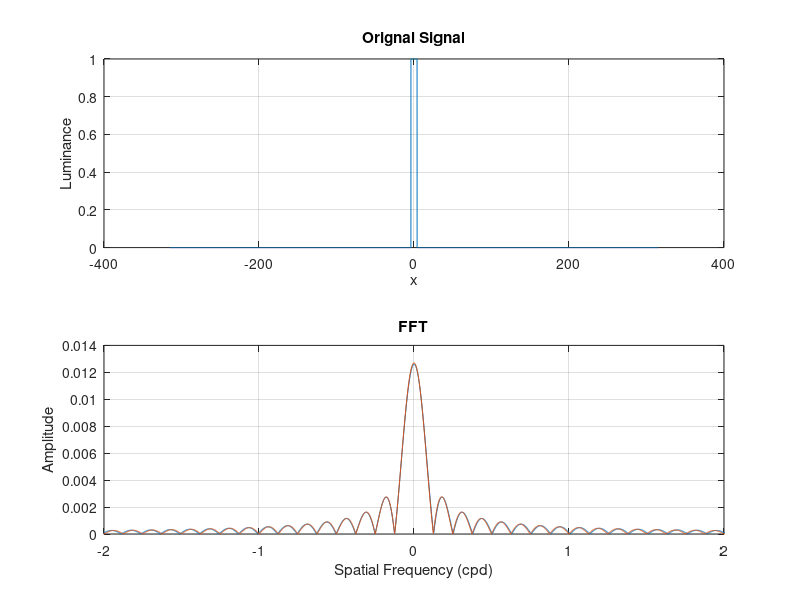

MATLAB code for this plot:
% 参数设置
w = 630; % 信号宽度
r = 4;  % 方波信号的半宽度
a = 1;  % 方波信号的幅度
N = 10000; % 采样点数量

disc_F = @(radius, rho, A, w) (2*A/w)*radius.*sinc(2*rho.*radius);
% disc_F_2 = @(radius, rho, A, w) (2*A*radius.*sinc(2*pi*rho.*radius));

% 生成x坐标
x = linspace(-w/2, w/2, N);

% 生成信号
signal = zeros(size(x));
signal(abs(x) <= r) = a;

% 计算傅里叶变换
fourier_transform = fftshift(fft(signal))/N;


% 计算频率坐标
sampling_rate = 1 / (x(:,2) - x(:,1));
frequencies = linspace(-sampling_rate/2, sampling_rate/2, N);
disc_F_s = disc_F(r, frequencies', a, w);
% disc_F_s_2 = disc_F_2(r, frequencies', a, w);

figure;
% 绘制原始信号
subplot(2, 1, 1);
plot(x, signal);
title('Orignal Signal');
xlabel('x');
ylabel('Luminance');
grid on;

% 绘制傅里叶变换结果
subplot(2, 1, 2);
plot(frequencies, abs(fourier_transform));
hold on;
plot(frequencies, abs(disc_F_s));
% plot(frequencies, abs(disc_F_s_2));
title('FFT');
xlim([-2,2]);
xlabel('Spatial Frequency (cpd)');
ylabel('Amplitude');
grid on;

B = abs(fourier_transform);
B(N/2)
